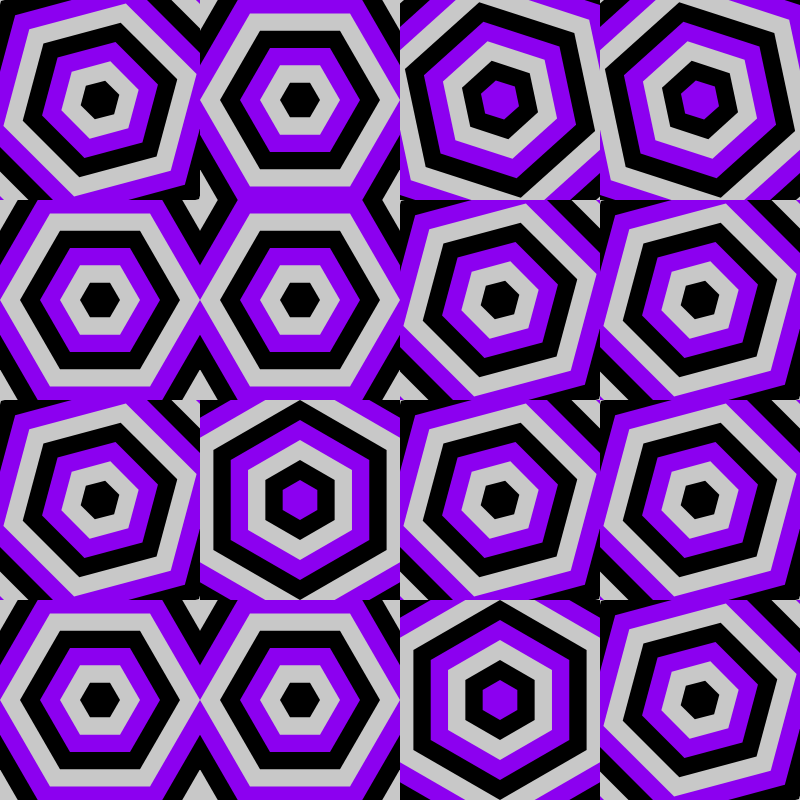
Frame 1 (no input)
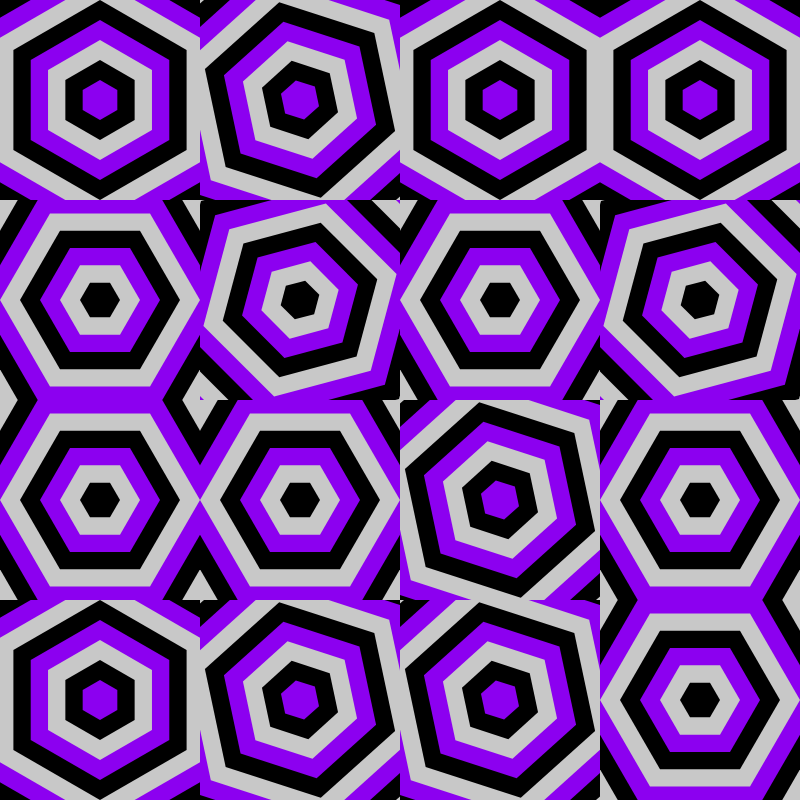
Frame 2 (the mouse pressed at the canvas centre, redrawn once)

The p5.js sketch that drew these frames (run headless with seeded random() and noise() and a simulated clock; the mouse was pressed at the canvas centre and the sketch redrawn once):

// p5.js sketch
// ── sketch.js

function setup() {
  createCanvas(800, 800);

}

function draw() {
  noLoop()
  	patternColors([color(0), color(140, 0, 240),color(200)]);

      	const t = width / 10;
  background(220,20);
 inc = 200
  for(let i = 0; i < width; i += inc ){
    for(let j =0; j < height; j +=inc){
      let patternPicker = random();
      if(patternPicker > 0.8){
         push()
        let rotatePercent = random()
        patternAngle(PI/3)
       // pattern(PTN.stripe(14));
                       pattern(PTN.stripePolygon(6, 20));

        // if(rotatePercent > 0.5){
        //   patternAngle(PI / 2);
        // }else {
        //   patternAngle(PI)
        // }
	rectPattern(i,j, inc,inc);
  pop()
        
      }
      else if(patternPicker > 0.6 && patternPicker < 0.8){
                patternAngle(PI/4)

       // pattern(PTN.stripe(16));
      pattern(PTN.stripePolygon(6, 20));
        rectPattern(i,j, inc,inc);
      }
       else if(patternPicker > 0.4 && patternPicker < 0.6){
                         patternAngle(PI/10)

       // pattern(PTN.stripe(10));
               pattern(PTN.stripePolygon(6, 20));

	rectPattern(i,j, inc,inc);
      }
       else if(patternPicker > 0.2 && patternPicker < 0.4){
                                  patternAngle(PI/1.5)

       // pattern(PTN.stripe(8));
        pattern(PTN.stripePolygon(6, 20));

	rectPattern(i,j, inc,inc);
      }
        else if(patternPicker > 0 && patternPicker < 0.2){
          	patternAngle(PI / 2);

       // pattern(PTN.stripe(8));
                         pattern(PTN.stripePolygon(6, 20));

	rectPattern(i,j, inc,inc);
      }
    }
  }
}
// ── p5.pattern.js

   
// p5.Pattern
// MIT License
// Copyright (c) 2021 Taichi Sayama
// A pattern drawing library for p5.js.


// ---------------------------------------------------------------------------
// PatternControler Calss
// ---------------------------------------------------------------------------

function PatternControler()
{
    this.x = 0;
    this.y = 0;
    this.w = 0;
    this.h = 0;
    this.colors = ['#FFFFFF', '#000000'];
    this.angle = 0;
    this.patternFunction = null;
    this.renderTarget = null;
}

// ---------------------------------------------------------------------------

/*
Function to change the amount of pattern rotation.
Use patternAngle() to check current angle.
*/
PatternControler.prototype.patternAngle = function(_angle)
{
    if(typeof(_angle) === 'number') this.angle = _angle;
    return this.angle;
}


/*
Function to set the drawing function.
*/
PatternControler.prototype.setPatternFunction = function(_func)
{
    if(typeof(_func) !== 'function')return false;
    this.patternFunction = _func;
    return this.patternFunction;
};
 

/**
 * Function to set parameters and draw pattern.
 * @param {Number} _x   x-coordinate of the corner of pattern 
 * @param {Number} _y   y-coordinate of the corner of pattern 
 * @param {Number} _w   width of the pattern
 * @param {Number} _h   height of the pattern
 * @param {} _renderTarget 
 */
PatternControler.prototype.applyPattern = function(_x, _y, _w, _h, _renderTarget)
{
    this._setPatternArea(_x, _y, _w, _h);
    this._setRenderTarget(_renderTarget);
    this.renderTarget = _renderTarget;
    this._drawPattern();
}

/**
 * Function to set the color palette of the pattern.
 * Use patternColors() to check current palette.
 * @param {Array} _colsArr 
 */
PatternControler.prototype.patternColors = function(_colsArr)
{
if(Array.isArray(_colsArr))this.colors = _colsArr;
//return this.colors;
return this.colors.slice(0, this.colors.length);
}



// ---------------------------------------------------------------------------
//Private functions

/*
Function to change the drawing range of a pattern
*/
PatternControler.prototype._setPatternArea = function(_x, _y, _w, _h)
{
    this.x = _x;
    this.y = _y;
    this.w = _w;
    this.h = _h;
};

/*
Function to set the pattern target.
*/
PatternControler.prototype._setRenderTarget = function(_renderTarget)
{
    this.renderTarget = _renderTarget;
};

/*
Function to draw the pattern.
*/
PatternControler.prototype._drawPattern = function()
{
    const rt = this.renderTarget;

    //Generate a drawing function. apply rotation
    const func = typeof(this.patternFunction) === 'function' ?
    this.patternFunction : this._flatFill();

    const rotatedFunc = this._rotatedFuncGen(func, this.angle);
    
    //cache renderMode
    const pRectMode = rt._renderer._rectMode;
    const pEllipseMode = rt._renderer._ellipseMode;

    //draw
    rt.push();
    rt.drawingContext.clip();
    rt.translate(this.x, this.y);
    rotatedFunc(this.w, this.h, rt);
    rt.pop();

    //reset renderMode
    rt.rectMode(pRectMode);
    rt.ellipseMode(pEllipseMode);
};

/*
Generate a drawing function with rotation applied.
*/
PatternControler.prototype._rotatedFuncGen = function(_ptnFunc, _angle)
{
    const func = function(_w, _h, _rt)
    {
        //Calculate the new size according to the rotation angle.
        const p1 = _rt.createVector(-_w/2, _h/2).rotate(_angle);
        const p2 = _rt.createVector(_w/2, _h/2).rotate(_angle);
        const nw = Math.max(Math.abs(p1.x), Math.abs(p2.x)) * 2;
        const nh = Math.max(Math.abs(p1.y), Math.abs(p2.y)) * 2;

        _rt.push();
        _rt.translate(_w / 2, _h / 2);
        _rt.rotate(_angle);
        _rt.translate(-nw / 2, -nh / 2);
        _ptnFunc(nw, nh, _rt);
        _rt.pop();
    }

    return func;
};

/*
Default pattern function. 
*/
PatternControler.prototype._flatFill = function()
{
    const c = this.patternColors();

    return function(_w, _h, _rt)
    {
        _rt.rectMode(_rt.CORNER);
        _rt.fill(c[0]);
        _rt.noStroke();
        _rt.rect(0, 0, _w, _h);
    }
};



// ---------------------------------------------------------------------------
// Vertex Infomation Class
// ---------------------------------------------------------------------------

function PatternVertexInfo()
{
    this.verticies = [];
    this.isCurve = false;
    this.curveAreaMult = 1.25;
}

// ---------------------------------------------------------------------------

PatternVertexInfo.prototype.reset = function()
{
    this.verticies = [];
    this.isCurve = false;
};

PatternVertexInfo.prototype.addVertex = function(x, y)
{
    this.verticies.push([x, y]);
};

PatternVertexInfo.prototype.addCurveVertex = function(x, y)
{
    this.addVertex(x, y);
    this.isCurve = true;
};

PatternVertexInfo.prototype.addBezierVertex = function(x2, y2, x3, y3, x4, y4)
{
    this.addVertex(x2, y2);
    this.addVertex(x3, y3);
    this.addVertex(x4, y4);
};

PatternVertexInfo.prototype.addQuadraticVertex = function(cx, cy, x3, y3)
{
    this.addVertex(cx, cy);
    this.addVertex(x3, y3);
};

PatternVertexInfo.prototype.culclateArea = function()
{
    let minx = this.verticies[0][0];
    let maxx = minx;
    let miny = this.verticies[0][1];
    let maxy = miny;

    for(let i = 0; i < this.verticies.length; i++)
    {
       let nx =  this.verticies[i][0];
       let ny =  this.verticies[i][1];

       minx = Math.min(minx, nx);
       maxx = Math.max(maxx, nx);
       miny = Math.min(miny, ny);
       maxy = Math.max(maxy, ny);
    }

    let w = maxx - minx;
    let h = maxy - miny;
    let cx = w / 2 + minx;
    let cy = h / 2 + miny;
    
    if(this.isCurve)
    {
        w *= this.curveAreaMult;
        h *= this.curveAreaMult;
    }

    let x = cx - w /2;
    let y = cy - h /2;

    const area = {x : x, y : y, w : w, h : h};

    return area;
};



// ---------------------------------------------------------------------------
// p5 extentions
// ---------------------------------------------------------------------------


p5.prototype._patternControler = new PatternControler(); 
p5.Graphics.prototype._patternControler = new PatternControler();

p5.prototype._patternVertexInfo = new PatternVertexInfo();
p5.Graphics.prototype._patternVertexInfo = new PatternVertexInfo();


/**
 * Function to change the amount of pattern rotation.
 * Use patternAngle() to check current angle.
 * @param {Number} _angle  the angle of rotation, 
 * specified in radians or degrees, depending on current angleMode
 */
p5.prototype.patternAngle = function(_angle)
{
    return this._patternControler.patternAngle(_angle);
};


/**
 * Function to set the color palette of the pattern.
 * Use patternColors() to check current palette.
 * @param {Array} _colsArr 
 */
p5.prototype.patternColors = function(_colsArr)
{
    return this._patternControler.patternColors(_colsArr);
};


/**
 * Function to set the pattern
 * @param  {function} _func     Pattern drawing function.
 */
p5.prototype.pattern = function(_func)
{
    return this._patternControler.setPatternFunction(_func);
};


// ---------------------------------------------------------------------------
//Shape functions

(function()
{
    /*
    Functions to adjust coordinate data
    */
    const _modeAdjust = function(a, b, c, d, mode)
    {
        if (mode === p5.prototype.CORNER) {
        return { x: a, y: b, w: c, h: d };
        } else if (mode === p5.prototype.CORNERS) {
        return { x: a, y: b, w: c - a, h: d - b };
        } else if (mode === p5.prototype.RADIUS) {
        return { x: a - c, y: b - d, w: 2 * c, h: 2 * d };
        } else if (mode === p5.prototype.CENTER) {
        return { x: a - c * 0.5, y: b - d * 0.5, w: c, h: d };
        }
    };

    /*
    Function to disable drawing of fills and stroke.
    */
    const _disableColor = function(_renderTarget)
    {
        _renderTarget.noStroke();
        _renderTarget.fill(255, 0);
    };


    // ---------------------------------------------------------------------------

    //rect
    p5.prototype.rectPattern = function(...args)
    {
        _disableColor(this);
        const r = this.rect(...args);

        const val = _modeAdjust(
            arguments[0],
            arguments[1],
            arguments[2],
            arguments[3],
            this._renderer._rectMode
        );

        this._patternControler.applyPattern(val.x, val.y, val.w, val.h, this);

        return r;
    };

    //square
    p5.prototype.squarePattern = function(...args)
    {
        _disableColor(this);
        const r = this.square(...args);

        const val = _modeAdjust(
            arguments[0],
            arguments[1],
            arguments[2],
            arguments[2],
            this._renderer._rectMode
        );

        this._patternControler.applyPattern(val.x, val.y, val.w, val.h, this);
        return r;
    };

    //ellipse
    p5.prototype.ellipsePattern = function(...args)
    {
        _disableColor(this);
        const r = this.ellipse(...args);
        
        const val = _modeAdjust(
            arguments[0],
            arguments[1],
            arguments[2],
            arguments[3],
            this._renderer._ellipseMode
        );

        this._patternControler.applyPattern(val.x, val.y, val.w, val.h, this);
        return r;
    };

    
    //arc
    p5.prototype.arcPattern = function(...args)
    {
        _disableColor(this);
        const r = this.arc(...args);

        const val = _modeAdjust(
            arguments[0],
            arguments[1],
            arguments[2],
            arguments[3],
            this._renderer._ellipseMode
        );

        this._patternControler.applyPattern(val.x, val.y, val.w, val.h, this);
        return r;
    };

    
    //circle
    p5.prototype.circlePattern = function(...args)
    {
        _disableColor(this);
        const r = this.circle(...args);

        const val = _modeAdjust(
            arguments[0],
            arguments[1],
            arguments[2],
            arguments[2],
            this._renderer._ellipseMode
        );
        this._patternControler.applyPattern(val.x, val.y, val.w, val.h, this);
        return r;
    };

    
    //triangle
    p5.prototype.trianglePattern = function(...args)
    {
        _disableColor(this);
        const r = this.triangle(...args);

        //Calculates the drawing area of the pattern with the center of gravity.
        const cx = (arguments[0] + arguments[2] + arguments[4]) / 3;
        const cy = (arguments[1] + arguments[3] + arguments[5]) / 3;
        const w = this.max([Math.abs(cx - arguments[0]), Math.abs(cx - arguments[2]), Math.abs(cx - arguments[4])]) * 2;
        const h = this.max([Math.abs(cy - arguments[1]), Math.abs(cy - arguments[3]), Math.abs(cy - arguments[5])]) * 2;
        this._patternControler.applyPattern(cx - w /2, cy - h / 2, w, h, this);
        
        //Calculates center position.(Not used)
        /*
        const minX = min(min(arguments[0], arguments[2]), arguments[4]);
        const maxX = max(max(arguments[0], arguments[2]), arguments[4]);
        const minY = min(min(arguments[1], arguments[3]), arguments[5]);
        const maxY = max(max(arguments[1], arguments[3]), arguments[5]);
        */
        return r;
    };

    
    //quad
    p5.prototype.quadPattern = function(...args)
    {
        _disableColor(this);
        const r = this.quad(...args);

        const minX = this.min([arguments[0], arguments[2], arguments[4], arguments[6]]);
        const maxX = this.max([arguments[0], arguments[2], arguments[4], arguments[6]]);
        const minY = this.min([arguments[1], arguments[3], arguments[5], arguments[7]]);
        const maxY = this.max([arguments[1], arguments[3], arguments[5], arguments[7]]);

        this._patternControler.applyPattern(minX, minY, maxX - minX, maxY - minY, this);
        return r;
    };


    //vertex
    p5.prototype.beginShapePattern = function(...args)
    {
        const r = this.beginShape(...args);
        this._patternVertexInfo.reset();
        return r;
    };

    p5.prototype.beginContourPattern = function(...args)
    {
        return this.beginContour(...args);
    };

    p5.prototype.vertexPattern = function(...args)
    {
        const r = this.vertex(...args);
        this._patternVertexInfo.addVertex(arguments[0], arguments[1]);
        return r;
    };

    p5.prototype.curveVertexPattern = function(...args)
    {
        const r = this.curveVertex(...args);
        this._patternVertexInfo.addCurveVertex(arguments[0], arguments[1]);
        return r;
    };

    p5.prototype.bezierVertexPattern = function(...args)
    {
        const r = this.bezierVertex(...args);
        this._patternVertexInfo.addBezierVertex(
            arguments[0], arguments[1], 
            arguments[2], arguments[3],
            arguments[4], arguments[5]
        );
        return r;
    };

    p5.prototype.quadraticVertexPattern = function(...args)
    {
        const r = this.quadraticVertex(...args);
        this._patternVertexInfo.addQuadraticVertex(
            arguments[0], arguments[1], 
            arguments[2], arguments[3]
        );
        return r;
    };

    p5.prototype.endContourPattern = function(...args)
    {
        return this.endContour(...args);
    };

    p5.prototype.endShapePattern = function(...args)
    {
        _disableColor(this);
        const r = this.endShape(...args);
        const area = this._patternVertexInfo.culclateArea();
        this._patternControler.applyPattern(area.x, area.y, area.w, area.h, this);
        return r;
    };

})();



// ---------------------------------------------------------------------------
// Pattern functions.
// ---------------------------------------------------------------------------

const PTN = 
{
    /**
     * Noise pattern
     * patternColors()[0]   base color
     * patternColors()[1]   dot color
     * @param {Number} _density  Density of dots. default = 0.2
     * Constrained between 0 and 1.
     */
     noise : function(_density = 0.2)
     {
         const func = function(_w, _h, _rt = window)
         {
            const density = _rt.constrain(_density, 0, 1);
            const c = _rt.patternColors();

            const num = _w * _h * density;
            const ns = 0.01;
    
            _rt.ellipseMode(_rt.CENTER);
            _rt.rectMode(_rt.CORNER);
            _rt.noStroke();

            _rt.fill(c[0]);
            _rt.rect(0, 0, _w, _h);
    
            _rt.fill(c[1 % c.length]);
            for(let i = 0; i < num; i++){
                const x = _rt.random(_w);
                const y = _rt.random(_h);
                const dia = _rt.noise(x * ns, y * ns) * 0.5 + 1;
                _rt.ellipse(x, y, dia, dia);
            }
         }
         return func;
     },
 
     /**
      * Noise gradient pattern
      * patternColors()[0]   base color
      * patternColors()[1]   dot color
      * @param {Number} _density  Density of dots. default = 0.2
      */
     noiseGrad : function(_density = 0.2)
     {    
         const func = function(_w, _h, _rt = window)
         {
            const density = _rt.min(1, _density);
            const c = _rt.patternColors();

            const num = _w * _h * density;
            const ns = 0.01;

            _rt.rectMode(_rt.CORNER);
            _rt.ellipseMode(_rt.CENTER);
            _rt.noStroke();
    
            _rt.fill(c[0]);
            _rt.rect(0, 0, _w, _h);
    
            _rt.fill(c[1 % c.length]);
            for(let i = 0; i < num; i++){
                const x = _rt.abs(_rt.randomGaussian()) / 5 * _w;
                const y = _rt.random(_h);
                const dia = _rt.noise(x * ns, y * ns) * 0.5 + 1;
                _rt.ellipse(x, y, dia, dia);
            }
         }
         return func;
     },

    /**
     * Stripe pattern
     * Fill the colors of patternColors() in order.
     * @param {Number} _space   Stripe space. default = 10
     */
    stripe : function(_space = 10)
    {
        const func = function(_w, _h, _rt = window)
        {
            _space = Math.abs(_space);
            if(_space == 0)_space = 10;

            const c = _rt.patternColors();

            _rt.rectMode(_rt.CORNER);
            _rt.noStroke();

            let count = 0;

            for(let x = 0; x <= _w + _space; x+= _space)
            {
                _rt.fill(c[count % c.length]);
                _rt.rect(x, 0, Math.ceil(_space), _h);
                count++;
            }
        }
        return func;
    },

    /**
     * Concentric circle stripe pattern.
     * Fill the colors of patternColors() in order.
     * @param {Number} _space      Stripe space. default = 10
     * @param {Number} _minRadius  Minimum radius. default = 0
     */
    stripeCircle : function(_space = 25, _minRadius = 0)
    {
        const func = function(_w, _h, _rt = window)
        {
            _space = _rt.abs(_space);
            if(_space == 0)_space = 25;

            const c = _rt.patternColors();

            const maxRadius = _rt.sqrt(_w * _w + _h * _h);
            const num  = _rt.ceil((maxRadius - _minRadius) / _space);
            
            _rt.ellipseMode(_rt.CENTER);
            _rt.noStroke();

            for(let i = 0; i < num; i++)
            {
                _rt.fill(c[i % c.length]);
                const radius = _minRadius + (num - 1 - i) * _space;
                _rt.circle(_w / 2, _h / 2, radius * 2);
            }
        }
        return func;
    },

    /**
     * Concentric polygon stripe pattern.
     * @param {Number} _vertNum     Number of vertices in a polygon,
     *                              constrained between 3 and 20.    default = 3
     * @param {Number} _space       Stripe space. default = 10
     * @param {Number} _minRadius   Minimum radius. default = 0
     */
    stripePolygon : function(_vertNum = 3, _space = 25, _minRadius = 0)
    {
        const func = function(_w, _h, _rt = window)
		{
            _space = _rt.abs(_space);
            if(_space == 0)_space = 25;

            const vNum = _rt.int(_rt.constrain(_vertNum, 3, 30));
            const c = _rt.patternColors();

            const maxRadius = _rt.sqrt(_w * _w + _h * _h);
            const num  = _rt.ceil((maxRadius - _minRadius) / _space);

            _rt.noStroke();

            for(let i = 0; i < num; i++)
            {
                    _rt.fill(c[i % c.length]);
                    const radius = _minRadius + (num - 1 - i) * _space;

                    _rt.beginShape();
                    for(let i = 0; i < vNum; i++)
                    {
                            const rad = i * Math.PI * 2 / vNum;
                            const x = _w / 2 + Math.cos(rad) * radius;
                            const y = _h / 2 + Math.sin(rad) * radius;
                            _rt.vertex(x, y);
                    }
                    _rt.endShape(_rt.CLOSE);
            }
		}
		return func;
    },


    /**
     * Radial stripe pattern.
     * @param {Number} _angleSpan   Stripe angle space. default = PI / 4,
     * specified in radians or degrees, depending on current angleMode
     */
    stripeRadial : function(_angleSpan = 1)
    {
        const func = function(_w, _h, _rt = window)
        {
            _angleSpan = _rt.abs(_angleSpan);
            if(_angleSpan == 0)_angleSpan = 1;

            const c = _rt.patternColors();
            const tau = _rt._angleMode == _rt.DEGREES ? 360 : _rt.TAU;

            _rt.ellipseMode(_rt.CENTER);
            _rt.noStroke();

            let count = 0;
            const dia = _rt.sqrt(_w * _w + _h * _h);
            for(let r = 0; r < tau; r += _angleSpan)
            {
                //Error measures
                const endRad = r + _angleSpan > tau ? 0.00001 : r + _angleSpan;
                _rt.fill(c[count % c.length]);
                _rt.arc(_w / 2, _h /2, dia, dia, r, endRad + 0.0001);
                count++;
            }
        }
        return func;
    },


    /**
     * Wave pattern
     * patternColors()[0]       base color
     * patternColors()[1]       wave color
     * @param {Number} _waveW   Wave width. default = 100
     * @param {Number} _waveH   Wave height. default = 20
     * @param {Number} _space   Line spacing. default = 20 
     * @param {Number} _weight  Line weight. default = 5 
     */
    wave : function(_waveW = 100, _waveH = 10, _space = 20, _weight = 5)
    {
        const func = function(_w, _h, _rt = window)
        {
            _space = _rt.abs(_space);
            if(_space == 0)_space = 20;
            _waveW = _rt.abs(_waveW);
            if(_waveW == 0)_waveW = 100;

            const c = _rt.patternColors();

            const vertSpan = 3;
            _rt.rectMode(_rt.CORNER);
            _rt.noStroke();

            _rt.fill(c[0]);
            _rt.rect(0, 0, _w, _h);

            _rt.fill(c[1]);
            for(let y = -_waveH; y <= _h + _waveH; y+= _space)
            {
                _rt.beginShape();
                
                for(let x = 0; x < _w; x += vertSpan)
                {
                    const rad = x / _waveW * _rt.TAU;
                    _rt.vertex(x, y + Math.sin(rad) * _waveH);
                }
                
                _rt.vertex(_w, y + Math.sin(_w / _waveW * Math.PI * 2) * _waveH);
                for(let x = _w; x > 0; x -= vertSpan)
                {
                    const rad = x / _waveW * Math.PI * 2;
                    _rt.vertex(x, y + _weight + Math.sin(rad) * _waveH);
                }
                _rt.vertex(0, y + _weight + Math.sin(0) * _waveH);
                
                _rt.endShape(_rt.CLOSE);
            }
        }
        return func;
    },

    /*
    Private function.
    Generate tiling pattern functions.
    */
    _customTiling : function(_spaceX, _spaceY, _tileFunc, _useOffset = false)
    {
        const func = function(_w, _h, _rt)
        {
            _spaceX = _rt.abs(_spaceX);
            if(_spaceX == 0)_spaceX = 50;
            _spaceY = _rt.abs(_spaceY);
            if(_spaceY == 0)_spaceY = 50;

            const c = _rt.patternColors();
            _rt.rectMode(_rt.CORNER);
            _rt.noStroke();

            _rt.fill(c[0]);
            _rt.rect(0, 0, _w, _h);

            let yi = 0;
            _rt.fill(c[1]);
            for(let y = 0; y <= _h + _spaceY /2; y += _spaceY)
            {
                let xi = 0;
                let offset = yi % 2 == 1 && _useOffset ? -_spaceX / 2 : 0;
                for(let x = offset; x <= _w + _spaceX /2; x += _spaceX)
                {
                    _rt.push();
                    _rt.translate(x, y);
                    _tileFunc(_rt, xi, yi);
                    _rt.pop();
                    xi++;
                }
                yi++;
            }
        }
        return func;
    },

    /** 
     * Dot pattern 
     * patternColors()[0]       base color
     * patternColors()[1]       Checked color
     * @param {Number} _space   Dot spacing. default = 15
     * @param {Number} _dia     Dot diameter. default = 15
     */
    dot : function(_space = 15, _dia = 7)
    {
        const func = PTN._customTiling(
            _space,
            _space,
            function(_rt)
            {
                _rt.noStroke();
                _rt.ellipseMode(_rt.CENTER);
                _rt.circle(0, 0, _dia);
            },
            false
        );
        return func;
    },

     /**
     * Checked pattern
     * patternColors()[0]       base color
     * patternColors()[1]       Checked color
     * @param {Number} _checkW    Width of checkered pattern. default = 10
     * @param {Number} _checkH    Height of checkered pattern (Optional)
     */
    checked : function(...args)
    {
        let w, h;
        if(arguments.length == 0){ w = 10; h = 10;}
        else if(arguments.length == 1){w = arguments[0]; h = w;}
        else{w = arguments[0]; h = arguments[1];}

        const func = PTN._customTiling(
            w * 2,
            h,
            function(_rt)
            {
                _rt.noStroke();
                _rt.rectMode(_rt.CORNER);
                _rt.rect(0, 0, w, h);
            },
            true
        );
        return func;
    },

    /**
     * Cross pattern
     * patternColors()[1]       base color
     * patternColors()[0]       line color
     * @param {Number} _space   Line spacing. default = 20
     * @param {Number} _weight  Line weight. default = 5
     */
    cross : function(_space = 20, _weight = 5)
    {
        const func = function(_w, _h, _rt = window)
        {
            const c = _rt.patternColors();
            _rt.rectMode(_rt.CORNER);
            _rt.fill(c[0]);
            _rt.rect(0, 0, _w, _h);
            
            _rt.fill(c[1 % c.length]);
            for(let y = 0; y < _h; y+= _space)_rt.rect(0, y + _space / 2 - _weight /2, _w, _weight); 
            for(let x = 0; x < _w; x+= _space)_rt.rect(x + _space / 2 - _weight / 2, 0, _weight, _h); 
        }
        return func;
    },

    /**
     * Triangle pattern
     * patternColors()[0]       base color
     * patternColors()[1]       line color
     * @param {Number} _triW  Triangle width. default = 20
     * @param {Number} _triH  Triangle height. default = 20
     */
    triangle : function(_triW = 20, _triH = 20)
    {
        const func = PTN._customTiling(
            _triW,
            _triH,
            function(_rt)
            {
                _rt.noStroke();
                _rt.triangle(0, 0, _triW, 0, _triW /2, _triH);
            },
            true
        );
        return func;
    }

};
